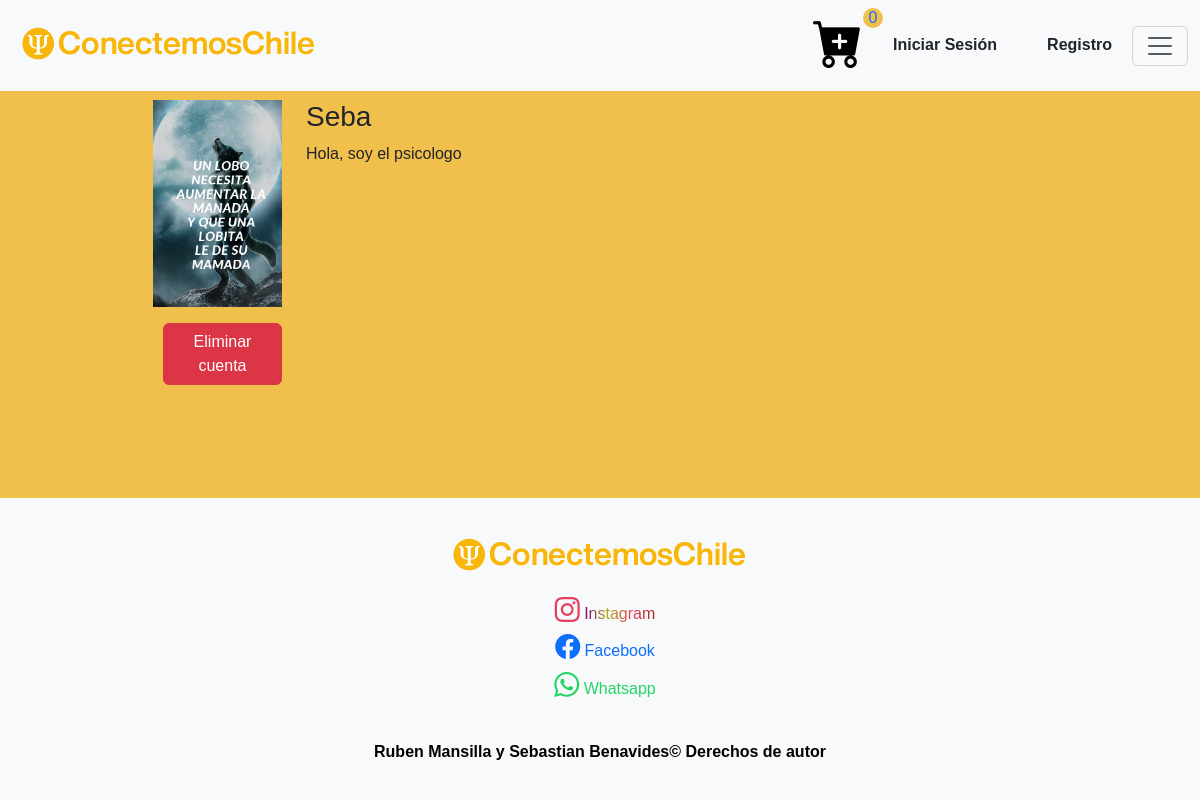
/profiles/Seba/, run on the app's committed database.
### registration/models.py (models this page shows, shortened)
class Profile(models.Model):
    user = models.OneToOneField(User, on_delete=models.CASCADE)
    avatar = models.ImageField(upload_to=custom_upload_to, null=True, blank=True)
    bio = models.TextField(null=True)
    class Meta:
        ordering = ['user__username']

### profiles/views.py (the view)
# urls.py: path('<username>/', ProfileDetailView.as_view(), name='detail'),
class ProfileDetailView(DetailView):
    model = Profile
    template_name = 'profiles/profile_detail.html'
    def get_object(self):
        return get_object_or_404(Profile, user__username=self.kwargs['username'])

### profiles/templates/profiles/profile_detail.html (shortened to what this page needs)
{% extends 'core/base.html' %}
{% load static %}
{% block content %}
<link rel="stylesheet" href="{% static 'core/css/perfiles.css' %}">
<main role="main">
  <div class="container-perfiles">
    <div class="row mt-3">
      <div class="col-md-9 mx-auto mb-5">
        <form action="" method="post" enctype="multipart/form-data">{% csrf_token %}
          <div class="row">
            <div class="col-md-2">
              {% if profile.avatar %}
                <img src="{{profile.avatar.url}}" class="img-fluid">
              {% else %}
                <img src="{% static 'registration/img/no-avatar.jpg' %}" class="img-fluid">
              {% endif %}
            </div>
            <div class="col-md-10">
              <h3>{{profile.user}}</h3>
              {% if profile.bio %}<p>{{profile.bio}}</p>{% endif %}
            </div>
            <div class="col-md-2 mt-3">
              <a class="btn btn-danger" href="{% url 'profiles:delete' pk=profile.pk %}">Eliminar cuenta</a>
            </div>
          </div>
        </form>
      </div>
    </div>
  </div>
</main>
{% endblock %}

### core/static/core/css/estilo-inicio-login.css (style rules this page uses)
h5,a { text-decoration: none; display: inline; margin-left: 10px; }

### core/static/core/css/estilo-footer.css (style rules this page uses)
body { display: flex; flex-direction: column; min-height: 100vh; }
main { flex: 1; }

### core/static/core/css/estilo-body.css (style rules this page uses)
body { font-family: Arial, sans-serif; margin: 0; padding: 0; background-color: #f0bf4c; position: relative; }

### core/static/core/css/perfiles.css (style rules this page uses)
.container-perfiles { margin-top: 100px; align-items: center; }

### data on the page
Profile: avatar (picture), user "Seba", bio "Hola, soy el psicologo"
